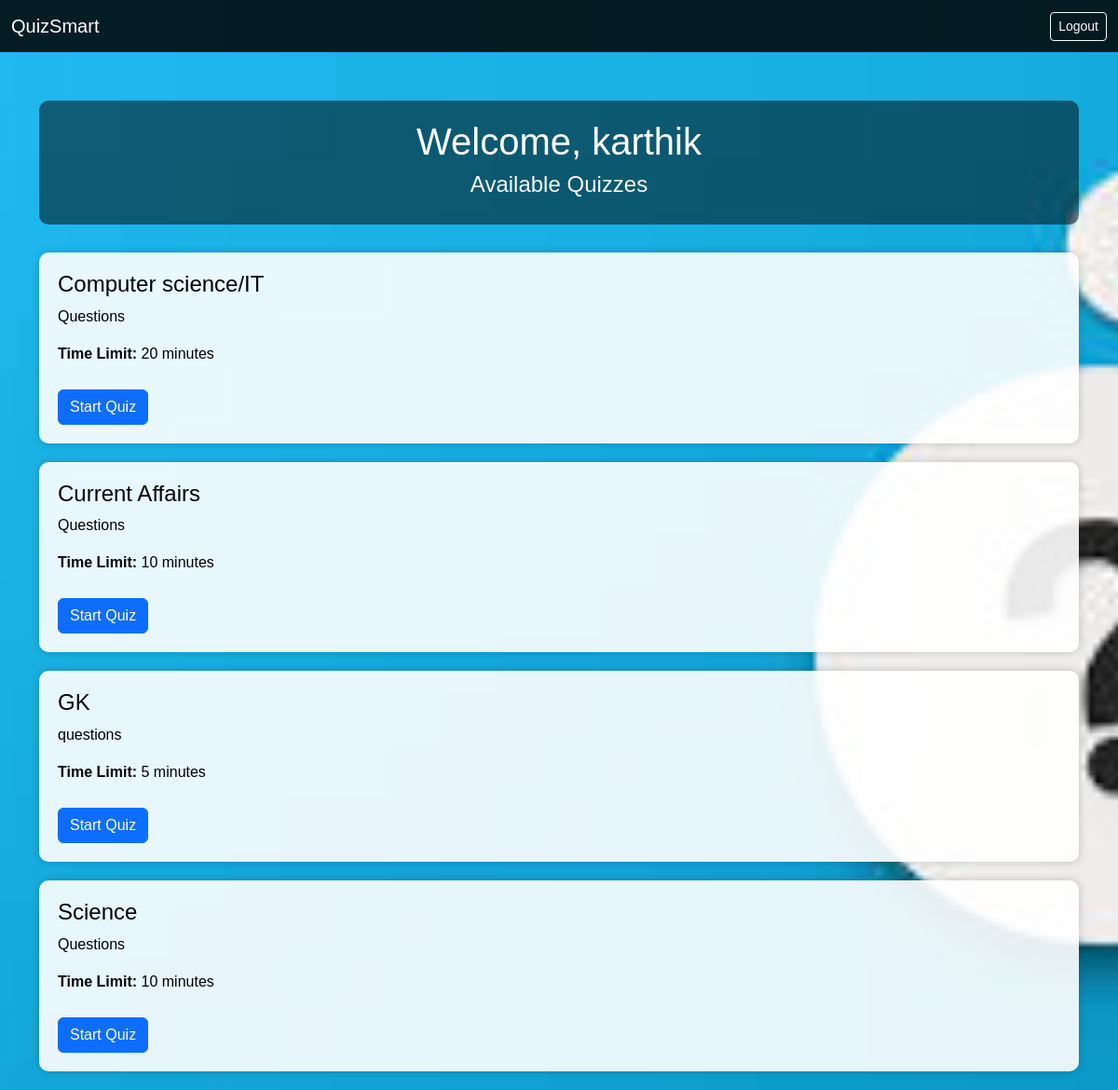
The page /dashboard/ (signed in) on the database its author committed.
### quiz/models.py (models this page shows, shortened)
class Quiz(models.Model):
    title = models.CharField(max_length=100)
    description = models.TextField()
    created_by = models.ForeignKey(User, on_delete=models.CASCADE)
    created_at = models.DateTimeField(auto_now_add=True)
    time_limit = models.PositiveIntegerField(help_text="Time limit in minutes", default=5)  # ⏳ NEW

### quiz/views.py (the view)
# urls.py: path('dashboard/', views.dashboard_view, name='dashboard'),
@login_required
def dashboard_view(request):
    quizzes = Quiz.objects.all()
    return render(request, 'quiz/dashboard.html', {'quizzes': quizzes})

### quiz/templates/quiz/dashboard.html (shortened to what this page needs)
{% load static %}
<!DOCTYPE html>
<html lang="en">
<head>
    <link href="https://cdn.jsdelivr.net/npm/bootstrap@5.3.3/dist/css/bootstrap.min.css" rel="stylesheet">
</head>
<body>
    <nav class="navbar navbar-expand-lg fixed-top">
        <div class="container-fluid">
            <a class="navbar-brand" href="#">QuizSmart</a>
            <div class="ms-auto">
                <form method="post" action="{% url 'logout' %}">
                    <button type="submit" class="btn btn-outline-light btn-sm">Logout</button>
                </form>
            </div>
        </div>
    </nav>
    <div class="container mt-5">
        <div class="dashboard-header">
            <h1>Welcome, {{ request.user.username }}</h1>
            <h4 class="text-light">Available Quizzes</h4>
        </div>
        {% for quiz in quizzes %}
            <div class="quiz-box">
                <h4>{{ quiz.title }}</h4>
                <p>{{ quiz.description }}</p>
                <p><strong>Time Limit:</strong> {{ quiz.time_limit }} minutes</p>
                <a href="{% url 'start_quiz' quiz.id %}" class="btn btn-primary btn-quiz">Start Quiz</a>
            </div>
        {% empty %}
            <p class="text-center text-warning">No quizzes available at the moment.</p>
        {% endfor %}
    </div>
</body>
</html>

### rows shown on the page
Quiz: title "Computer science/IT", description "Questions", time_limit "20"
Quiz: title "Current Affairs", description "Questions", time_limit "10"
Quiz: title "GK", description "questions", time_limit "5"
Quiz: title "Science", description "Questions", time_limit "10"

### other values the page prints
{{ request.user.username }} "karthik"
